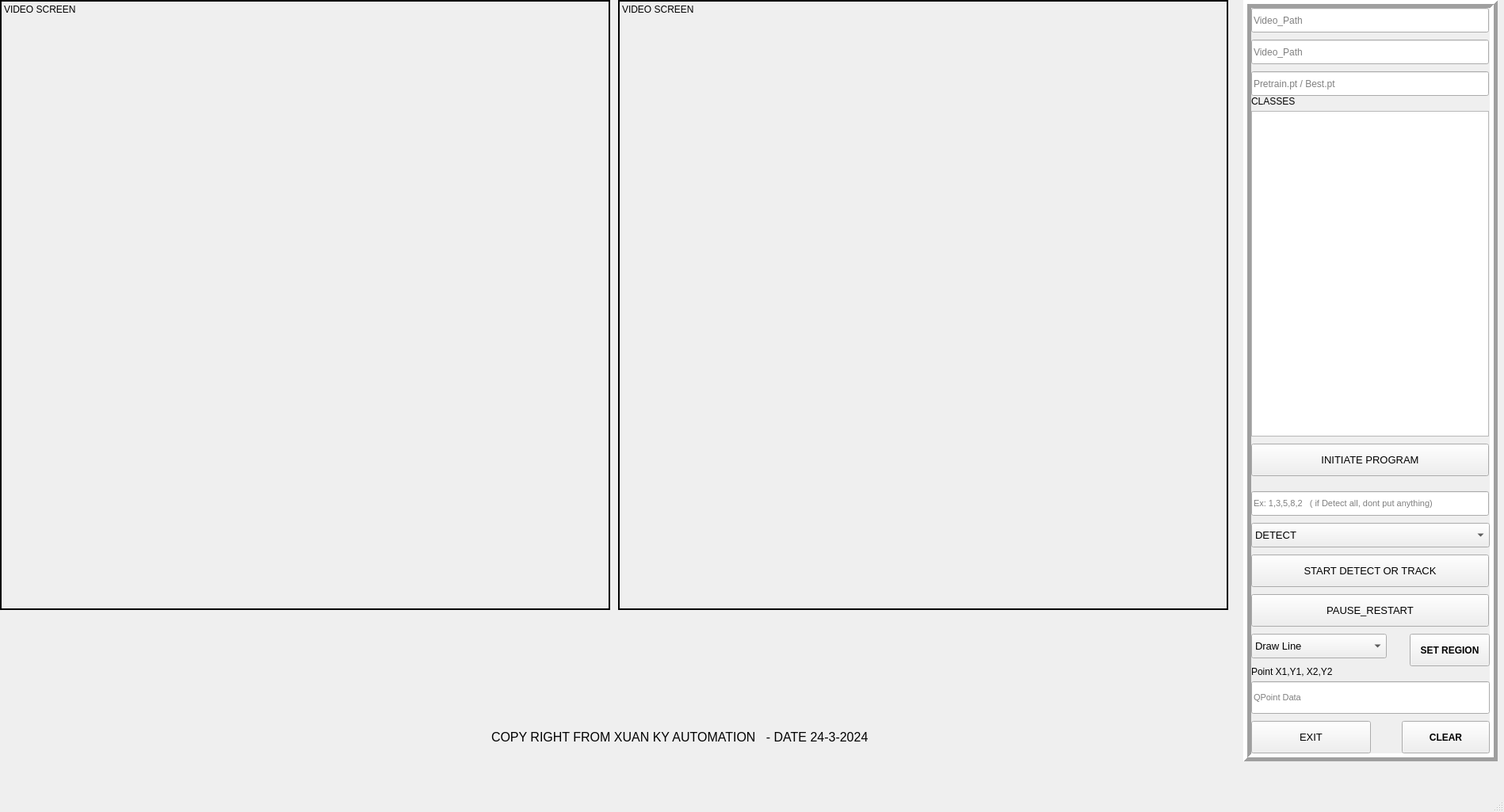
<?xml version="1.0" encoding="UTF-8"?>
<ui version="4.0">
 <class>MainWindow</class>
 <widget class="QMainWindow" name="MainWindow">
  <property name="geometry">
   <rect>
    <x>0</x>
    <y>0</y>
    <width>1898</width>
    <height>1025</height>
   </rect>
  </property>
  <property name="windowTitle">
   <string>MainWindow</string>
  </property>
  <widget class="QWidget" name="centralwidget">
   <widget class="QLabel" name="label_img">
    <property name="geometry">
     <rect>
      <x>0</x>
      <y>0</y>
      <width>770</width>
      <height>770</height>
     </rect>
    </property>
    <property name="frameShape">
     <enum>QFrame::WinPanel</enum>
    </property>
    <property name="text">
     <string>VIDEO SCREEN</string>
    </property>
    <property name="alignment">
     <set>Qt::AlignLeading|Qt::AlignLeft|Qt::AlignTop</set>
    </property>
   </widget>
   <widget class="QLabel" name="label_2">
    <property name="geometry">
     <rect>
      <x>620</x>
      <y>920</y>
      <width>671</width>
      <height>21</height>
     </rect>
    </property>
    <property name="font">
     <font>
      <pointsize>12</pointsize>
     </font>
    </property>
    <property name="text">
     <string>COPY RIGHT FROM XUAN KY AUTOMATION   - DATE 24-3-2024</string>
    </property>
   </widget>
   <widget class="QFrame" name="frame">
    <property name="geometry">
     <rect>
      <x>1569</x>
      <y>0</y>
      <width>321</width>
      <height>961</height>
     </rect>
    </property>
    <property name="frameShape">
     <enum>QFrame::Box</enum>
    </property>
    <property name="frameShadow">
     <enum>QFrame::Raised</enum>
    </property>
    <property name="lineWidth">
     <number>5</number>
    </property>
    <widget class="QComboBox" name="Combo_Mode">
     <property name="geometry">
      <rect>
       <x>10</x>
       <y>660</y>
       <width>301</width>
       <height>31</height>
      </rect>
     </property>
     <property name="font">
      <font>
       <pointsize>10</pointsize>
      </font>
     </property>
     <item>
      <property name="text">
       <string>DETECT</string>
      </property>
     </item>
     <item>
      <property name="text">
       <string>TRACK</string>
      </property>
     </item>
     <item>
      <property name="text">
       <string>TRACK-COUNT</string>
      </property>
     </item>
    </widget>
    <widget class="QPushButton" name="PBExit">
     <property name="geometry">
      <rect>
       <x>10</x>
       <y>910</y>
       <width>151</width>
       <height>41</height>
      </rect>
     </property>
     <property name="font">
      <font>
       <pointsize>10</pointsize>
      </font>
     </property>
     <property name="text">
      <string>EXIT</string>
     </property>
    </widget>
    <widget class="QPushButton" name="ClearDatapoint">
     <property name="geometry">
      <rect>
       <x>200</x>
       <y>910</y>
       <width>111</width>
       <height>41</height>
      </rect>
     </property>
     <property name="font">
      <font>
       <weight>75</weight>
       <bold>true</bold>
      </font>
     </property>
     <property name="text">
      <string>CLEAR</string>
     </property>
    </widget>
    <widget class="QLineEdit" name="Videopath_txt">
     <property name="geometry">
      <rect>
       <x>10</x>
       <y>10</y>
       <width>300</width>
       <height>31</height>
      </rect>
     </property>
     <property name="dragEnabled">
      <bool>false</bool>
     </property>
     <property name="readOnly">
      <bool>true</bool>
     </property>
     <property name="placeholderText">
      <string>Video_Path</string>
     </property>
    </widget>
    <widget class="QPushButton" name="ButtonSet_region">
     <property name="geometry">
      <rect>
       <x>210</x>
       <y>800</y>
       <width>101</width>
       <height>41</height>
      </rect>
     </property>
     <property name="font">
      <font>
       <weight>75</weight>
       <bold>true</bold>
      </font>
     </property>
     <property name="text">
      <string>SET REGION</string>
     </property>
    </widget>
    <widget class="QLabel" name="label_3">
     <property name="geometry">
      <rect>
       <x>10</x>
       <y>840</y>
       <width>121</width>
       <height>16</height>
      </rect>
     </property>
     <property name="text">
      <string>Point X1,Y1, X2,Y2</string>
     </property>
    </widget>
    <widget class="QLineEdit" name="PretrainPathTxt">
     <property name="geometry">
      <rect>
       <x>10</x>
       <y>90</y>
       <width>300</width>
       <height>31</height>
      </rect>
     </property>
     <property name="readOnly">
      <bool>true</bool>
     </property>
     <property name="placeholderText">
      <string>Pretrain.pt / Best.pt</string>
     </property>
    </widget>
    <widget class="QComboBox" name="ComboBox">
     <property name="geometry">
      <rect>
       <x>10</x>
       <y>800</y>
       <width>171</width>
       <height>31</height>
      </rect>
     </property>
     <property name="font">
      <font>
       <pointsize>10</pointsize>
      </font>
     </property>
     <item>
      <property name="text">
       <string>Draw Line</string>
      </property>
     </item>
     <item>
      <property name="text">
       <string>Draw Rectangle</string>
      </property>
     </item>
     <item>
      <property name="text">
       <string>Draw Polyline</string>
      </property>
     </item>
    </widget>
    <widget class="QPushButton" name="PBStart">
     <property name="geometry">
      <rect>
       <x>10</x>
       <y>700</y>
       <width>300</width>
       <height>41</height>
      </rect>
     </property>
     <property name="font">
      <font>
       <pointsize>10</pointsize>
      </font>
     </property>
     <property name="text">
      <string>START DETECT OR TRACK</string>
     </property>
    </widget>
    <widget class="QLabel" name="label">
     <property name="geometry">
      <rect>
       <x>10</x>
       <y>120</y>
       <width>55</width>
       <height>16</height>
      </rect>
     </property>
     <property name="text">
      <string>CLASSES</string>
     </property>
    </widget>
    <widget class="QTextEdit" name="Classes_Txt">
     <property name="geometry">
      <rect>
       <x>10</x>
       <y>140</y>
       <width>300</width>
       <height>411</height>
      </rect>
     </property>
     <property name="readOnly">
      <bool>true</bool>
     </property>
    </widget>
    <widget class="QLineEdit" name="SelectClasses">
     <property name="geometry">
      <rect>
       <x>10</x>
       <y>620</y>
       <width>300</width>
       <height>31</height>
      </rect>
     </property>
     <property name="font">
      <font>
       <pointsize>8</pointsize>
      </font>
     </property>
     <property name="placeholderText">
      <string>Ex: 1,3,5,8,2   ( if Detect all, dont put anything)</string>
     </property>
    </widget>
    <widget class="QPushButton" name="PBInitiate">
     <property name="geometry">
      <rect>
       <x>10</x>
       <y>560</y>
       <width>300</width>
       <height>41</height>
      </rect>
     </property>
     <property name="font">
      <font>
       <pointsize>10</pointsize>
      </font>
     </property>
     <property name="text">
      <string>INITIATE PROGRAM</string>
     </property>
    </widget>
    <widget class="QPushButton" name="PBPause">
     <property name="geometry">
      <rect>
       <x>10</x>
       <y>750</y>
       <width>300</width>
       <height>41</height>
      </rect>
     </property>
     <property name="font">
      <font>
       <pointsize>10</pointsize>
      </font>
     </property>
     <property name="text">
      <string>PAUSE_RESTART</string>
     </property>
    </widget>
    <widget class="QLineEdit" name="PointData">
     <property name="geometry">
      <rect>
       <x>10</x>
       <y>860</y>
       <width>301</width>
       <height>41</height>
      </rect>
     </property>
     <property name="font">
      <font>
       <pointsize>8</pointsize>
      </font>
     </property>
     <property name="placeholderText">
      <string>QPoint Data</string>
     </property>
    </widget>
    <widget class="QLineEdit" name="Videopath_txt_2">
     <property name="geometry">
      <rect>
       <x>10</x>
       <y>50</y>
       <width>300</width>
       <height>31</height>
      </rect>
     </property>
     <property name="dragEnabled">
      <bool>false</bool>
     </property>
     <property name="readOnly">
      <bool>true</bool>
     </property>
     <property name="placeholderText">
      <string>Video_Path</string>
     </property>
    </widget>
   </widget>
   <widget class="QLabel" name="label_img_2">
    <property name="geometry">
     <rect>
      <x>780</x>
      <y>0</y>
      <width>770</width>
      <height>770</height>
     </rect>
    </property>
    <property name="frameShape">
     <enum>QFrame::WinPanel</enum>
    </property>
    <property name="text">
     <string>VIDEO SCREEN</string>
    </property>
    <property name="alignment">
     <set>Qt::AlignLeading|Qt::AlignLeft|Qt::AlignTop</set>
    </property>
   </widget>
  </widget>
  <widget class="QMenuBar" name="menubar">
   <property name="geometry">
    <rect>
     <x>0</x>
     <y>0</y>
     <width>1898</width>
     <height>26</height>
    </rect>
   </property>
  </widget>
  <widget class="QStatusBar" name="statusbar"/>
 </widget>
 <resources/>
 <connections/>
</ui>
